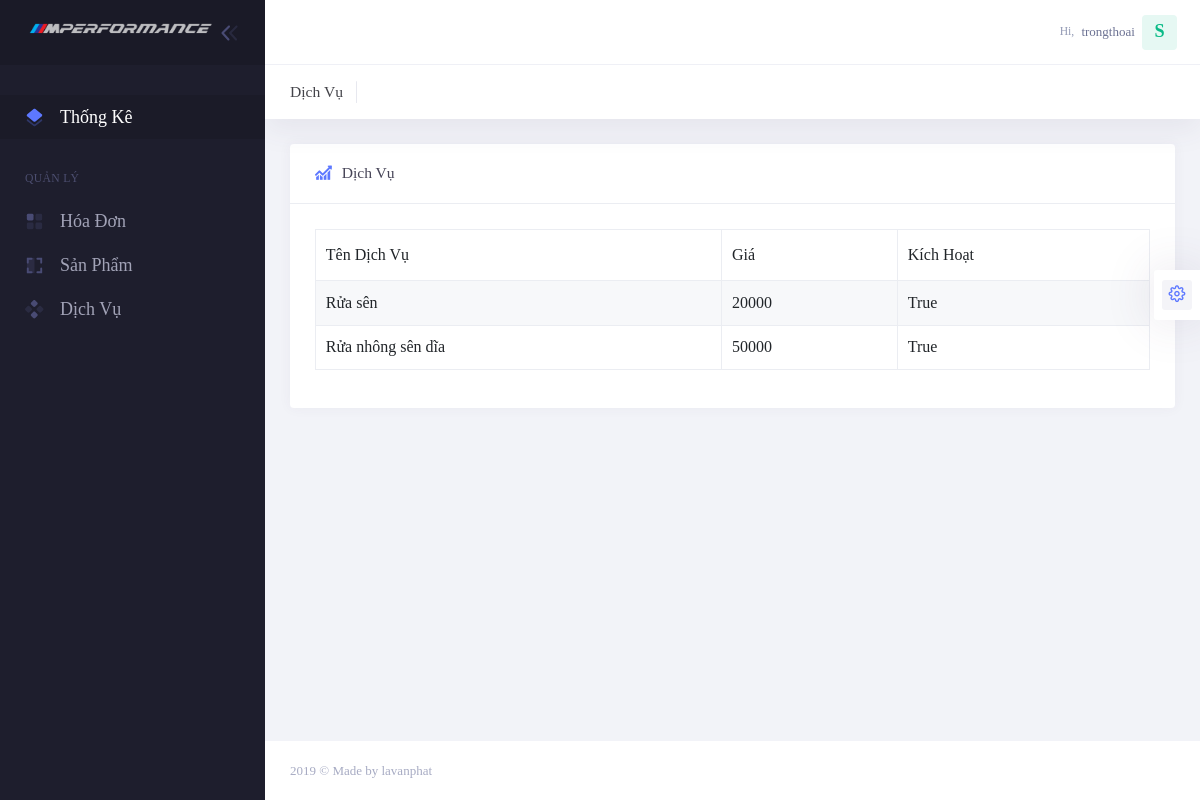
Page /manage/service (signed in) on the committed database.
### product/models.py (models this page shows, shortened)
class Service(models.Model):
    title = models.CharField(max_length=255, verbose_name='Tên Dịch Vụ')
    Price = models.DecimalField(decimal_places=0, max_digits=10, verbose_name='Giá')
    slug = models.SlugField(unique=True, blank=True, verbose_name='Từ Khóa Dịch Vụ')
    Active = models.BooleanField(verbose_name='Kích Hoạt', default=True)
    class Meta:
        verbose_name_plural = 'Dịch Vụ'

### product/views.py (the view)
# urls.py: path('service', views.service, name='service'),
@login_required
def service(request):
    service_list = Service.objects.all()
    context = {
        'service': service_list
    }
    return render(request, 'service.html', context)

### product/templates/service.html (shortened to what this page needs)
{% extends 'base.html' %}
{% load static %}
{% block content %}
            <div class="kt-grid__item kt-grid__item--fluid kt-grid kt-grid--hor">
                <div class="kt-subheader   kt-grid__item" id="kt_subheader">
                    <div class="kt-subheader__main">
                        <h3 class="kt-subheader__title">Dịch Vụ</h3>
                    </div>
                </div>
    <div class="kt-content  kt-grid__item kt-grid__item--fluid" id="kt_content">
        <div class="kt-portlet kt-portlet--mobile">
            <div class="kt-portlet__head kt-portlet__head--lg">
                <div class="kt-portlet__head-label">
										<span class="kt-portlet__head-icon">
											<i class="kt-font-brand flaticon2-line-chart"></i>
										</span>
                    <h3 class="kt-portlet__head-title">
                        Dịch Vụ
                    </h3>
                </div>
            </div>
            <div class="kt-portlet__body">
                <table class="table table-striped table-bordered" id="kt_table_2" style="font-size: medium">
                    <thead>
                    <tr >
                        <th>Tên Dịch Vụ</th>
                        <th>Giá </th>
                        <th>Kích Hoạt</th>
                    </tr>
                    </thead>
                    <tbody>
                    {% for foo in service %}
                    <tr >
                        <td>{{ foo.title }}</td>
                        <td>{{ foo.Price }}</td>
                        <td >{{ foo.Active }}</td>
                    </tr>
                    {% endfor %}
                    </tbody>
                </table>
            </div>
        </div>
    </div>
{% endblock %}

### templates/base.html (shortened to what this page needs)
{% load static %}
<!DOCTYPE html>
<html lang="en">
<head>
    {% include 'css.html' %}
</head>
<body class="kt-quick-panel--right kt-demo-panel--right kt-offcanvas-panel--right kt-header--fixed kt-header-mobile--fixed kt-subheader--fixed kt-subheader--enabled kt-subheader--solid kt-aside--enabled kt-aside--fixed kt-page--loading">
<div class="kt-grid kt-grid--hor kt-grid--root">
    <div class="kt-grid__item kt-grid__item--fluid kt-grid kt-grid--ver kt-page">
        <div class="kt-aside  kt-aside--fixed  kt-grid__item kt-grid kt-grid--desktop kt-grid--hor-desktop"
             id="kt_aside">
            <div class="kt-aside__brand kt-grid__item " id="kt_aside_brand">
                <div class="kt-aside__brand-logo">
                    <a href="{% url 'home' %}">
                        <img width="100%" height="100%" alt="Logo"
                             src="{% static './assets/media/mperformance.png' %}"/>
                    </a>
                </div>
                <div class="kt-aside__brand-tools">
                    <button class="kt-aside__brand-aside-toggler" id="kt_aside_toggler">
								<span></span>
                    </button>
                </div>
            </div>
            <div class="kt-aside-menu-wrapper kt-grid__item kt-grid__item--fluid" id="kt_aside_menu_wrapper">
                <div id="kt_aside_menu" class="kt-aside-menu " data-ktmenu-vertical="1" data-ktmenu-scroll="1"
                     data-ktmenu-dropdown-timeout="500">
                    <ul class="kt-menu__nav ">
                        <li class="kt-menu__item  kt-menu__item--active" aria-haspopup="true">
                            <a href="{% url 'home' %}" class="kt-menu__link ">
                                <span class="kt-menu__link-icon">
                                </span>
                                <span class="kt-menu__link-text" style="font-size: large">Thống Kê</span>
                            </a>
                        </li>
                        <li class="kt-menu__section ">
                            <h4 class="kt-menu__section-text">Quản Lý</h4>
                        </li>
                        <li class="kt-menu__item " aria-haspopup="true"><a href="{% url 'bill' %}"
                                                                           class="kt-menu__link "><span
                                class="kt-menu__link-icon"></span><span class="kt-menu__link-text" style="font-size: large">Hóa Đơn</span></a>
                        </li>
                        <li class="kt-menu__item " aria-haspopup="true"><a href="{% url 'product' %}"
                                                                           class="kt-menu__link "><span
                                class="kt-menu__link-icon"></span><span class="kt-menu__link-text" style="font-size: large">Sản Phẩm</span></a>
                        </li>
                        <li class="kt-menu__item " aria-haspopup="true"><a href="{% url 'service' %}"
                                                                           class="kt-menu__link "><span
                                class="kt-menu__link-icon"></span><span class="kt-menu__link-text" style="font-size: large">Dịch Vụ</span></a>
                        </li>
                    </ul>
                </div>
            </div>
        </div>
        <div class="kt-grid__item kt-grid__item--fluid kt-grid kt-grid--hor kt-wrapper" id="kt_wrapper">
            <div id="kt_header" class="kt-header kt-grid__item  kt-header--fixed ">
                <div class="kt-header-menu-wrapper" id="kt_header_menu_wrapper">
                </div>
                <div class="kt-header__topbar">
                    <div class="kt-header__topbar-item kt-header__topbar-item--user">
                        <div class="kt-header__topbar-wrapper" data-toggle="dropdown" data-offset="0px,0px">
                            <div class="kt-header__topbar-user">
                                <span class="kt-header__topbar-welcome kt-hidden-mobile">Hi,</span>
                                <span class="kt-header__topbar-username kt-hidden-mobile">{{ request.user.username }}</span>
                                <span class="kt-badge kt-badge--username kt-badge--unified-success kt-badge--lg kt-badge--rounded kt-badge--bold">S</span>
                            </div>
                        </div>
                    </div>
                </div>
            </div>
                {% block content %}
                {% endblock %}
            </div>
            <div class="kt-footer kt-grid__item kt-grid kt-grid--desktop kt-grid--ver-desktop" id="kt_footer">
                <div class="kt-footer__copyright">
                    2019&nbsp;&copy;&nbsp;<a href="http://keenthemes.com/metronic" target="_blank" class="kt-link">Made
                    by lavanphat</a>
                </div>
            </div>
        </div>
    </div>
</div>
<ul class="kt-sticky-toolbar" style="margin-top: 30px;">
    <li class="kt-sticky-toolbar__item kt-sticky-toolbar__item--brand" data-toggle="kt-tooltip" title="Admin"
        data-placement="left">
        <a href="/admin"><i class="flaticon2-gear"></i></a>
    </li>
</ul>
</body>
</html>

### static/assets/css/demo1/skins/header/base/light.css (style rules this page uses)
@media (min-width: 1025px) { .kt-header { background-color: #ffffff; border-bottom: 1px solid #eff0f6; } }
.kt-header .kt-header__topbar .kt-header__topbar-item.kt-header__topbar-item--user .kt-header__topbar-user .kt-header__topbar-welcome { -webkit-transition: all 0.3s; transition: all 0.3s; color: #959cb6; }
.kt-header .kt-header__topbar .kt-header__topbar-item.kt-header__topbar-item--user .kt-header__topbar-user .kt-header__topbar-username { -webkit-transition: all 0.3s; transition: all 0.3s; color: #6c7293; }
.kt-header .kt-header__topbar .kt-header__topbar-item.kt-header__topbar-item--user .kt-header__topbar-user .kt-badge.kt-badge--username { height: 35px; width: 35px; font-size: 1.4rem; font-weight: 600; }

### static/assets/css/demo1/skins/brand/dark.css (style rules this page uses)
@media (min-width: 1025px) { .kt-aside__brand { background-color: #1a1a27; -webkit-box-shadow: none; box-shadow: none; } }

### rows in the picture
Service: title "Rửa sên", Price "20000", Active "True"
Service: title "Rửa nhông sên dĩa", Price "50000", Active "True"

### other values in the picture
{{ request.user.username }} "trongthoai"
